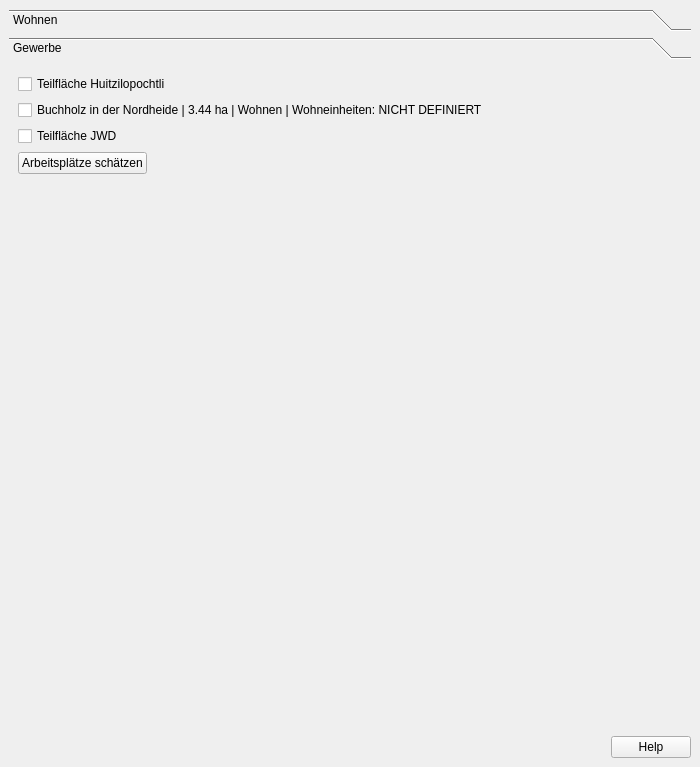
<?xml version="1.0" encoding="UTF-8"?>
<ui version="4.0">
 <class>DockWidget</class>
 <widget class="QDockWidget" name="DockWidget">
  <property name="geometry">
   <rect>
    <x>0</x>
    <y>0</y>
    <width>700</width>
    <height>767</height>
   </rect>
  </property>
  <property name="windowTitle">
   <string>Projekt-Check Analyse-Tools // Bewohner und Arbeitsplätze</string>
  </property>
  <widget class="QWidget" name="dockWidgetContents">
   <layout class="QVBoxLayout" name="verticalLayout">
    <item>
     <widget class="QToolBox" name="toolBox">
      <property name="sizePolicy">
       <sizepolicy hsizetype="Preferred" vsizetype="Preferred">
        <horstretch>0</horstretch>
        <verstretch>0</verstretch>
       </sizepolicy>
      </property>
      <property name="currentIndex">
       <number>1</number>
      </property>
      <widget class="QWidget" name="page">
       <property name="geometry">
        <rect>
         <x>0</x>
         <y>0</y>
         <width>556</width>
         <height>498</height>
        </rect>
       </property>
       <attribute name="label">
        <string>Wohnen</string>
       </attribute>
       <layout class="QVBoxLayout" name="verticalLayout_2">
        <item>
         <widget class="QCheckBox" name="checkBox_3">
          <property name="text">
           <string>Teilfläche Quetzalcoatl</string>
          </property>
         </widget>
        </item>
        <item>
         <widget class="QCheckBox" name="checkBox">
          <property name="text">
           <string>Teilfläche Schubidu</string>
          </property>
         </widget>
        </item>
        <item>
         <widget class="QPushButton" name="pushButton">
          <property name="sizePolicy">
           <sizepolicy hsizetype="Fixed" vsizetype="Fixed">
            <horstretch>0</horstretch>
            <verstretch>0</verstretch>
           </sizepolicy>
          </property>
          <property name="layoutDirection">
           <enum>Qt::LeftToRight</enum>
          </property>
          <property name="text">
           <string>Bewohneranzahl schätzen</string>
          </property>
         </widget>
        </item>
        <item>
         <spacer name="verticalSpacer_3">
          <property name="orientation">
           <enum>Qt::Vertical</enum>
          </property>
          <property name="sizeHint" stdset="0">
           <size>
            <width>20</width>
            <height>40</height>
           </size>
          </property>
         </spacer>
        </item>
       </layout>
      </widget>
      <widget class="QWidget" name="page_2">
       <property name="geometry">
        <rect>
         <x>0</x>
         <y>0</y>
         <width>682</width>
         <height>644</height>
        </rect>
       </property>
       <attribute name="label">
        <string>Gewerbe</string>
       </attribute>
       <layout class="QVBoxLayout" name="verticalLayout_3">
        <item>
         <widget class="QCheckBox" name="checkBox_5">
          <property name="text">
           <string>Teilfläche Huitzilopochtli</string>
          </property>
         </widget>
        </item>
        <item>
         <widget class="QCheckBox" name="checkBox_6">
          <property name="text">
           <string>Buchholz in der Nordheide | 3.44 ha | Wohnen | Wohneinheiten: NICHT DEFINIERT</string>
          </property>
         </widget>
        </item>
        <item>
         <widget class="QCheckBox" name="checkBox_4">
          <property name="text">
           <string>Teilfläche JWD</string>
          </property>
         </widget>
        </item>
        <item>
         <widget class="QPushButton" name="pushButton_2">
          <property name="sizePolicy">
           <sizepolicy hsizetype="Fixed" vsizetype="Fixed">
            <horstretch>0</horstretch>
            <verstretch>0</verstretch>
           </sizepolicy>
          </property>
          <property name="layoutDirection">
           <enum>Qt::LeftToRight</enum>
          </property>
          <property name="text">
           <string>Arbeitsplätze schätzen</string>
          </property>
          <property name="flat">
           <bool>false</bool>
          </property>
         </widget>
        </item>
        <item>
         <spacer name="verticalSpacer_4">
          <property name="orientation">
           <enum>Qt::Vertical</enum>
          </property>
          <property name="sizeHint" stdset="0">
           <size>
            <width>20</width>
            <height>40</height>
           </size>
          </property>
         </spacer>
        </item>
       </layout>
      </widget>
     </widget>
    </item>
    <item>
     <widget class="QDialogButtonBox" name="buttonBox">
      <property name="sizePolicy">
       <sizepolicy hsizetype="Expanding" vsizetype="Fixed">
        <horstretch>0</horstretch>
        <verstretch>0</verstretch>
       </sizepolicy>
      </property>
      <property name="layoutDirection">
       <enum>Qt::LeftToRight</enum>
      </property>
      <property name="standardButtons">
       <set>QDialogButtonBox::Help</set>
      </property>
     </widget>
    </item>
   </layout>
  </widget>
 </widget>
 <resources/>
 <connections/>
</ui>
